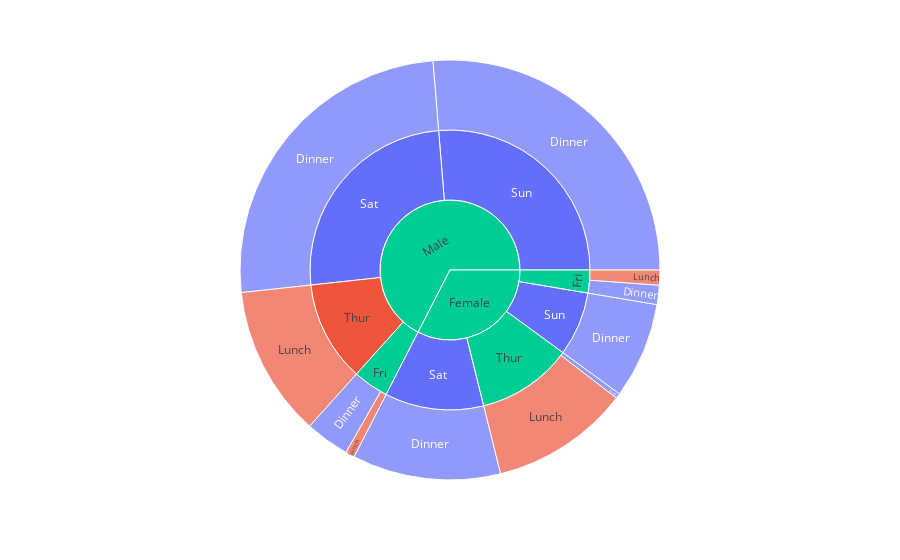

Here is the notebook cell this chart was saved with:
### Code cell
fig = px.sunburst(df_tips, path=['sex', 'day', 'time'], values='total_bill', color='time')
fig.show()

### Figure 1 — Plotly figure (JSON) as saved in the notebook; plotly's stock layout.template omitted (floating-point values rounded to 4 significant figures)
{"data": [{"branchvalues": "total", "customdata": [["Dinner"], ["Lunch"], ["(?)"], ["Dinner"], ["Dinner"], ["Dinner"], ["Dinner"], ["(?)"], ["(?)"], ["(?)"], ["Lunch"], ["Lunch"], ["Lunch"], ["Dinner"], ["Dinner"], ["Dinner"], ["Dinner"], ["Dinner"], ["Dinner"], ["Lunch"], ["(?)"]], "domain": {"x": [0, 1], "y": [0, 1]}, "hovertemplate": "labels=%{label}<br>total_bill=%{value}<br>parent=%{parent}<br>id=%{id}<br>time=%{customdata[0]}<extra></extra>", "ids": ["Female/Fri/Dinner", "Male/Thur", "Female/Thur", "Male/Sun", "Female/Sun", "Male/Sat", "Female/Sat", "Male/Fri", "Female/Fri", "Female", "Male/Thur/Lunch", "Male/Fri/Lunch", "Female/Fri/Lunch", "Female/Thur/Dinner", "Male/Sun/Dinner", "Female/Sun/Dinner", "Male/Sat/Dinner", "Female/Sat/Dinner", "Male/Fri/Dinner", "Female/Thur/Lunch", "Male"], "labels": ["Dinner", "Thur", "Thur", "Sun", "Sun", "Sat", "Sat", "Fri", "Fri", "Female", "Lunch", "Lunch", "Lunch", "Dinner", "Dinner", "Dinner", "Dinner", "Dinner", "Dinner", "Lunch", "Male"], "marker": {"colors": ["#636efa", "#EF553B", "#00cc96", "#636efa", "#636efa", "#636efa", "#636efa", "#00cc96", "#00cc96", "#00cc96", "#EF553B", "#EF553B", "#EF553B", "#636efa", "#636efa", "#636efa", "#636efa", "#636efa", "#636efa", "#EF553B", "#00cc96"]}, "name": "", "parents": ["Female/Fri", "Male", "Female", "Male", "Female", "Male", "Female", "Male", "Female", "", "Male/Thur", "Male/Fri", "Female/Fri", "Female/Thur", "Male/Sun", "Female/Sun", "Male/Sat", "Female/Sat", "Male/Fri", "Female/Thur", ""], "type": "sunburst", "values": [71.55, 561.4, 534.9, 1269.0, 357.7, 1227.0, 551.0, 198.6, 127.3, 1571.0, 561.4, 34.16, 55.76, 18.78, 1269.0, 357.7, 1227.0, 551.0, 164.4, 516.1, 3257.0]}], "layout": {"autosize": true, "legend": {"tracegroupgap": 0}, "margin": {"t": 60}}}
